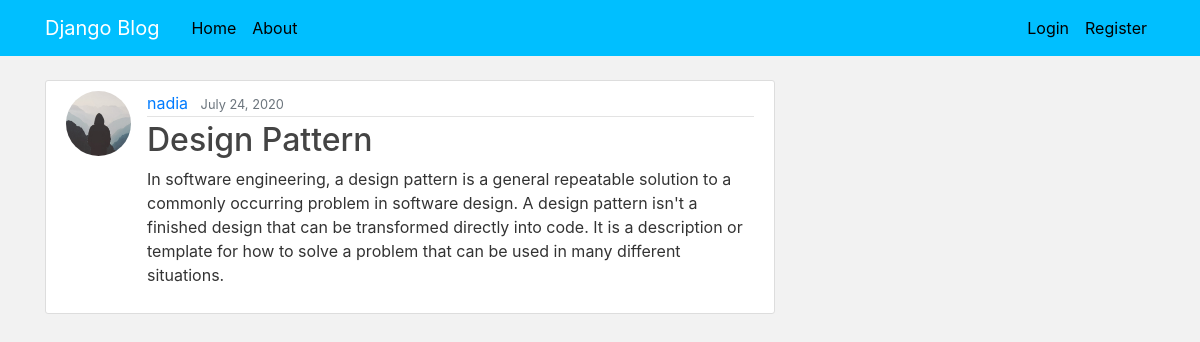
Screenshot of /post/3/ with the database file from the repository.
### blog/models.py (models this page shows, shortened)
class Post(models.Model):
    title = models.CharField(max_length=100)
    content = models.TextField()
    date_posted = models.DateTimeField(default=timezone.now)
    author = models.ForeignKey(User, on_delete=models.CASCADE)

### users/models.py (models this page shows, shortened)
class Profile(models.Model):
    user = models.OneToOneField(User, on_delete=models.CASCADE)
    image = models.ImageField(default='default.jpg', upload_to='profile_pics')

### blog/views.py (the view)
# urls.py: path('post/<int:pk>/', PostDetailView.as_view(), name='post-detail'),
class PostDetailView(DetailView):
    model = Post
    template_name = 'post_detail.html'

### templates/post_detail.html (shortened to what this page needs)
{% extends "base.html" %}
{% block content %}
  <article class="media content-section">
    <img class="rounded-circle article-img" src="{{ object.author.profile.image.url }}">
    <div class="media-body">
      <div class="article-metadata">
        <a class="mr-2" href="#">{{ object.author }}</a>
        <small class="text-muted">{{ object.date_posted|date:"F d, Y" }}</small>
      </div>
      <h2 class="article-title">{{ object.title }}</h2>
      <p class="article-content">{{ object.content }}</p>
    </div>
  </article>
{% endblock content %}

### static/main.css (style rules this page uses)
body { background: #f2f2f2; color: #333333; margin-top: 5rem; }
h1, h2, h3, h4, h5, h6 { color: #444444; }
.content-section { background: #ffffff; padding: 10px 20px; border: 1px solid #dddddd; border-radius: 3px; margin-bottom: 20px; }
.article-title { color: #444444; }
.article-content { white-space: pre-line; }
.article-img { height: 65px; width: 65px; margin-right: 16px; }
.article-metadata { padding-bottom: 1px; margin-bottom: 4px; border-bottom: 1px solid #e3e3e3 }

### rows the page displays
Post: author.profile.image (placeholder picture), author "nadia", date_posted "July 24, 2020", title "Design Pattern", content "In software engineering, a design pattern is a general repeatable solution to a commonly occurring problem in software design. A design pattern isn't a finished design that can be transformed directly into code. It is a description or template for how to solve a problem that can be used in many different situations."
